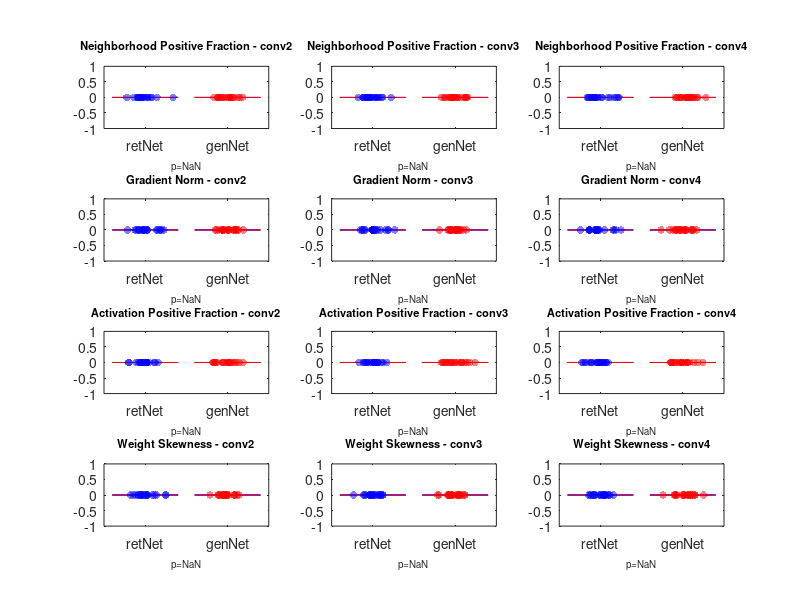

Source code (MATLAB): (Note: this script raises an error after producing the figure.)
%% POPULATION DIAGNOSTIC - retNet vs genNet
% Compares weight and gradient statistics across populations

%% Setup
retnet_nums = 43:62;   % your 20 retNets
gennet_nums = 888:907; % your 20 genNets

num_nets = 20;
layers_to_check = {'conv2', 'conv3', 'conv4'};

% Initialize storage structs
retnet_stats = struct();
gennet_stats = struct();

for l = 1:length(layers_to_check)
    layer = layers_to_check{l};
    retnet_stats.(layer).grad_norm = zeros(num_nets, 1);
    gennet_stats.(layer).grad_norm = zeros(num_nets, 1);
    retnet_stats.(layer).neighborhood_pos_frac = zeros(num_nets, 1);
    gennet_stats.(layer).neighborhood_pos_frac = zeros(num_nets, 1);
    retnet_stats.(layer).act_mean = zeros(num_nets, 1);
    gennet_stats.(layer).act_mean = zeros(num_nets, 1);
    retnet_stats.(layer).act_std = zeros(num_nets, 1);
    gennet_stats.(layer).act_std = zeros(num_nets, 1);
    retnet_stats.(layer).act_pos_frac = zeros(num_nets, 1);
    gennet_stats.(layer).act_pos_frac = zeros(num_nets, 1);
    retnet_stats.(layer).weight_mean = zeros(num_nets, 1);
    gennet_stats.(layer).weight_mean = zeros(num_nets, 1);
    retnet_stats.(layer).weight_std = zeros(num_nets, 1);
    gennet_stats.(layer).weight_std = zeros(num_nets, 1);
    retnet_stats.(layer).weight_skewness = zeros(num_nets, 1);
    gennet_stats.(layer).weight_skewness = zeros(num_nets, 1);
end

retnet_stats.conv4_failed = zeros(num_nets, 1);
gennet_stats.conv4_failed = zeros(num_nets, 1);

%% Collect stats for retNets
fprintf('\n========================================\n');
fprintf('Collecting retNet statistics...\n');
fprintf('========================================\n');

for i = 1:num_nets
    net_num = retnet_nums(i);
    fprintf('\nProcessing retNet%d (%d/20)...\n', net_num, i);
    
    try
        load_varname = sprintf('retNet%d', net_num);
        load(sprintf('retnet%d.mat', net_num), load_varname);
        net = eval(load_varname);
        inputSize = net.Layers(1).InputSize;
        
        inputImg = dlarray(0.5 * ones([inputSize, 1], 'single'), 'SSCB');
        
        for l = 1:length(layers_to_check)
            layerName = layers_to_check{l};
            
            % Forward pass statistics
            layerOutput = forward(net, inputImg, 'Outputs', layerName);
            layerData = safeExtract(layerOutput);
            
            retnet_stats.(layerName).act_mean(i) = mean(layerData(:));
            retnet_stats.(layerName).act_std(i) = std(layerData(:));
            retnet_stats.(layerName).act_pos_frac(i) = mean(layerData(:) > 0);
            
            % Neighborhood positive fraction at center
            [H, W, C, B] = size(layerData);
            center_h = round(H/2);
            center_w = round(W/2);
            half_kernel = 4;
            neighborhood = layerData(...
                max(1,center_h-half_kernel):min(H,center_h+half_kernel), ...
                max(1,center_w-half_kernel):min(W,center_w+half_kernel), :, :);
            retnet_stats.(layerName).neighborhood_pos_frac(i) = mean(neighborhood(:) > 0);
            
            % Gradient statistics
            [~, gradients] = dlfeval(@lindseyLossFcn_diag, net, inputImg, layerName, 1, 'center');
            grad_norm = safeExtract(sqrt(sum(gradients.^2, 'all')));
            retnet_stats.(layerName).grad_norm(i) = grad_norm;
            
            % Weight statistics
            layer_idx = find(strcmp({net.Layers.Name}, layerName));
            if ~isempty(net.Layers(layer_idx).Weights)
                w = safeExtract(net.Layers(layer_idx).Weights);
                retnet_stats.(layerName).weight_mean(i) = mean(w(:));
                retnet_stats.(layerName).weight_std(i) = std(w(:));
                retnet_stats.(layerName).weight_skewness(i) = skewness(w(:));
            end
        end
        
        retnet_stats.conv4_failed(i) = retnet_stats.conv4.grad_norm(i) <= 1e-5;
        
        fprintf('  conv3 neighborhood pos frac: %.4f | conv4 grad norm: %.8f | failed: %d\n', ...
            retnet_stats.conv3.neighborhood_pos_frac(i), ...
            retnet_stats.conv4.grad_norm(i), ...
            retnet_stats.conv4_failed(i));
        
        clear net
        
    catch ME
        fprintf('ERROR on retNet%d: %s\n', net_num, ME.message);
    end
end

%% Collect stats for genNets
fprintf('\n========================================\n');
fprintf('Collecting genNet statistics...\n');
fprintf('========================================\n');

for i = 1:num_nets
    net_num = gennet_nums(i);
    fprintf('\nProcessing genNet%d (%d/20)...\n', net_num, i);
    
    try
        load_varname = sprintf('genNet%d', net_num);
        load(sprintf('gennet%d.mat', net_num), load_varname);
        net = eval(load_varname);
        inputSize = net.Layers(1).InputSize;
        
        inputImg = dlarray(0.5 * ones([inputSize, 1], 'single'), 'SSCB');
        
        for l = 1:length(layers_to_check)
            layerName = layers_to_check{l};
            
            % Forward pass statistics
            layerOutput = forward(net, inputImg, 'Outputs', layerName);
            layerData = safeExtract(layerOutput);
            
            gennet_stats.(layerName).act_mean(i) = mean(layerData(:));
            gennet_stats.(layerName).act_std(i) = std(layerData(:));
            gennet_stats.(layerName).act_pos_frac(i) = mean(layerData(:) > 0);
            
            % Neighborhood positive fraction at center
            [H, W, C, B] = size(layerData);
            center_h = round(H/2);
            center_w = round(W/2);
            half_kernel = 4;
            neighborhood = layerData(...
                max(1,center_h-half_kernel):min(H,center_h+half_kernel), ...
                max(1,center_w-half_kernel):min(W,center_w+half_kernel), :, :);
            gennet_stats.(layerName).neighborhood_pos_frac(i) = mean(neighborhood(:) > 0);
            
            % Gradient statistics
            [~, gradients] = dlfeval(@lindseyLossFcn_diag, net, inputImg, layerName, 1, 'center');
            grad_norm = safeExtract(sqrt(sum(gradients.^2, 'all')));
            gennet_stats.(layerName).grad_norm(i) = grad_norm;
            
            % Weight statistics
            layer_idx = find(strcmp({net.Layers.Name}, layerName));
            if ~isempty(net.Layers(layer_idx).Weights)
                w = safeExtract(net.Layers(layer_idx).Weights);
                gennet_stats.(layerName).weight_mean(i) = mean(w(:));
                gennet_stats.(layerName).weight_std(i) = std(w(:));
                gennet_stats.(layerName).weight_skewness(i) = skewness(w(:));
            end
        end
        
        gennet_stats.conv4_failed(i) = gennet_stats.conv4.grad_norm(i) <= 1e-5;
        
        fprintf('  conv3 neighborhood pos frac: %.4f | conv4 grad norm: %.8f | failed: %d\n', ...
            gennet_stats.conv3.neighborhood_pos_frac(i), ...
            gennet_stats.conv4.grad_norm(i), ...
            gennet_stats.conv4_failed(i));
        
        clear net
        
    catch ME
        fprintf('ERROR on genNet%d: %s\n', net_num, ME.message);
    end
end

%% Print Summary Statistics
fprintf('\n\n========================================\n');
fprintf('POPULATION SUMMARY\n');
fprintf('========================================\n');

fprintf('\nVisualization failure rate:\n');
fprintf('  retNet: %d/20 failed (%.1f%%)\n', sum(retnet_stats.conv4_failed), mean(retnet_stats.conv4_failed)*100);
fprintf('  genNet: %d/20 failed (%.1f%%)\n', sum(gennet_stats.conv4_failed), mean(gennet_stats.conv4_failed)*100);

for l = 1:length(layers_to_check)
    layerName = layers_to_check{l};
    fprintf('\n--- %s ---\n', layerName);
    
    fprintf('  Neighborhood positive fraction:\n');
    fprintf('    retNet: mean=%.4f, std=%.4f, min=%.4f, max=%.4f\n', ...
        mean(retnet_stats.(layerName).neighborhood_pos_frac), ...
        std(retnet_stats.(layerName).neighborhood_pos_frac), ...
        min(retnet_stats.(layerName).neighborhood_pos_frac), ...
        max(retnet_stats.(layerName).neighborhood_pos_frac));
    fprintf('    genNet: mean=%.4f, std=%.4f, min=%.4f, max=%.4f\n', ...
        mean(gennet_stats.(layerName).neighborhood_pos_frac), ...
        std(gennet_stats.(layerName).neighborhood_pos_frac), ...
        min(gennet_stats.(layerName).neighborhood_pos_frac), ...
        max(gennet_stats.(layerName).neighborhood_pos_frac));
    
    fprintf('  Gradient norm:\n');
    fprintf('    retNet: mean=%.8f, std=%.8f\n', ...
        mean(retnet_stats.(layerName).grad_norm), ...
        std(retnet_stats.(layerName).grad_norm));
    fprintf('    genNet: mean=%.8f, std=%.8f\n', ...
        mean(gennet_stats.(layerName).grad_norm), ...
        std(gennet_stats.(layerName).grad_norm));
    
    fprintf('  Activation positive fraction (full spatial map):\n');
    fprintf('    retNet: mean=%.4f, std=%.4f\n', ...
        mean(retnet_stats.(layerName).act_pos_frac), ...
        std(retnet_stats.(layerName).act_pos_frac));
    fprintf('    genNet: mean=%.4f, std=%.4f\n', ...
        mean(gennet_stats.(layerName).act_pos_frac), ...
        std(gennet_stats.(layerName).act_pos_frac));
    
    fprintf('  Weight skewness (post-training):\n');
    fprintf('    retNet: mean=%.4f, std=%.4f\n', ...
        mean(retnet_stats.(layerName).weight_skewness), ...
        std(retnet_stats.(layerName).weight_skewness));
    fprintf('    genNet: mean=%.4f, std=%.4f\n', ...
        mean(gennet_stats.(layerName).weight_skewness), ...
        std(gennet_stats.(layerName).weight_skewness));
end

%% Visualize
figure('Position', [100, 100, 1400, 900]);

metrics = {'neighborhood_pos_frac', 'grad_norm', 'act_pos_frac', 'weight_skewness'};
metric_labels = {'Neighborhood Positive Fraction', 'Gradient Norm', ...
    'Activation Positive Fraction', 'Weight Skewness'};

plot_idx = 1;
for m = 1:length(metrics)
    metric = metrics{m};
    for l = 1:length(layers_to_check)
        layerName = layers_to_check{l};
        
        subplot(length(metrics), length(layers_to_check), plot_idx);
        
        retnet_vals = retnet_stats.(layerName).(metric);
        gennet_vals = gennet_stats.(layerName).(metric);
        
        % Box plot
        boxplot([retnet_vals; gennet_vals], ...
            [ones(num_nets,1); 2*ones(num_nets,1)], ...
            'Labels', {'retNet', 'genNet'});
        
        % Overlay individual points
        hold on;
        scatter(ones(num_nets,1) + 0.1*randn(num_nets,1), retnet_vals, 30, 'b', 'filled', 'MarkerFaceAlpha', 0.5);
        scatter(2*ones(num_nets,1) + 0.1*randn(num_nets,1), gennet_vals, 30, 'r', 'filled', 'MarkerFaceAlpha', 0.5);
        
        % Highlight failed retNets
        failed_idx = find(retnet_stats.conv4_failed);
        if ~isempty(failed_idx)
            scatter(ones(length(failed_idx),1) + 0.1*randn(length(failed_idx),1), ...
                retnet_vals(failed_idx), 60, 'k', 'filled', 'MarkerEdgeColor', 'red', 'LineWidth', 2);
        end
        hold off;
        
        title(sprintf('%s - %s', metric_labels{m}, layerName), 'FontSize', 8);
        
        % p-value from ranksum test
        [p, ~] = ranksum(retnet_vals, gennet_vals);
        xlabel(sprintf('p=%.4f', p), 'FontSize', 7);
        
        plot_idx = plot_idx + 1;
    end
end

sgtitle('retNet vs genNet Population Diagnostics', 'FontSize', 12, 'FontWeight', 'bold');

%% Helper functions
function data = safeExtract(x)
    if isa(x, 'dlarray')
        data = extractdata(x);
    else
        data = x;
    end
end

function [loss, gradients] = lindseyLossFcn_diag(net, inputImg, layerName, filterIndex, spatialPos)
    layerOutput = forward(net, inputImg, 'Outputs', layerName);
    [H, W, C, B] = size(layerOutput);
    if strcmp(spatialPos, 'center')
        pos_x = round(H/2);
        pos_y = round(W/2);
    else
        pos_x = spatialPos(1);
        pos_y = spatialPos(2);
    end
    loss = mean(layerOutput(pos_x, pos_y, filterIndex, :), 'all');
    gradients = dlgradient(loss, inputImg);
end